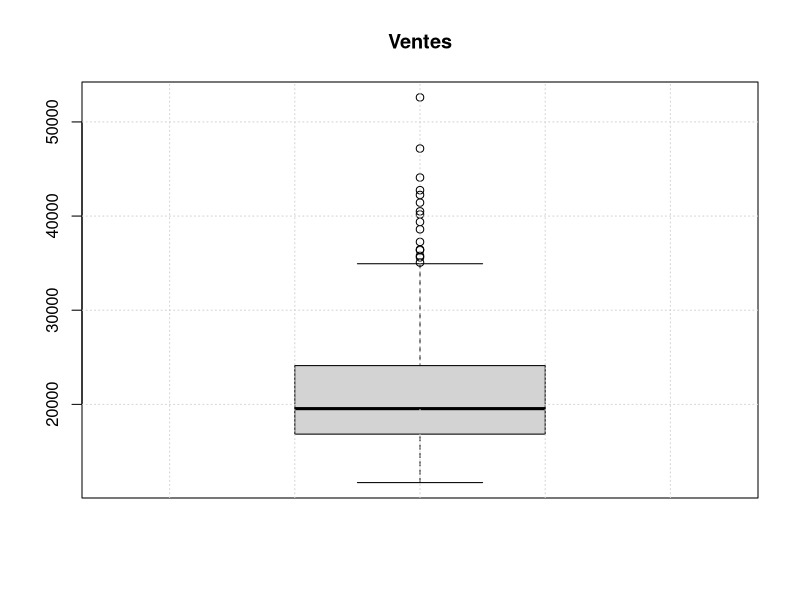
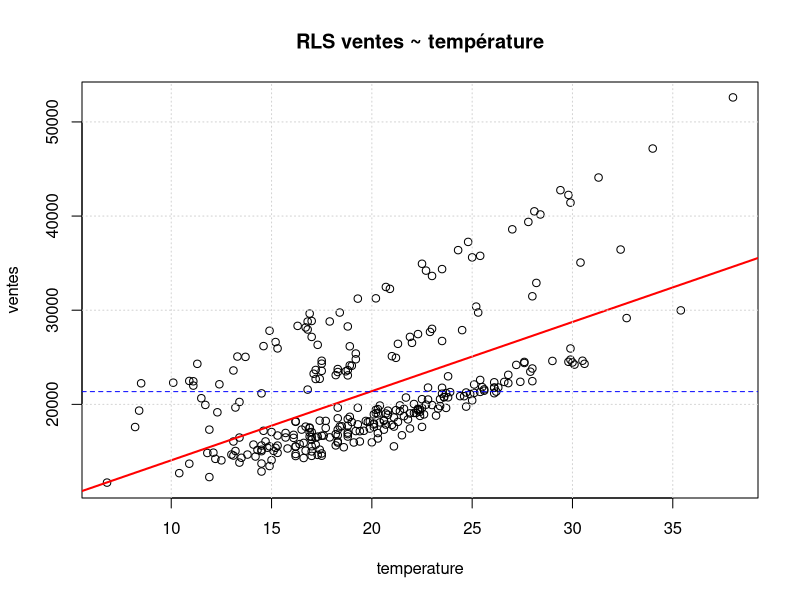
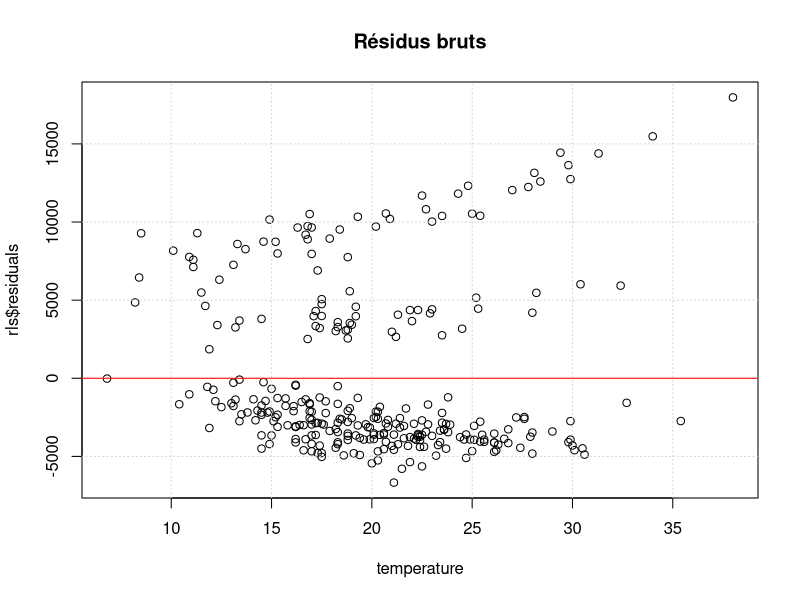
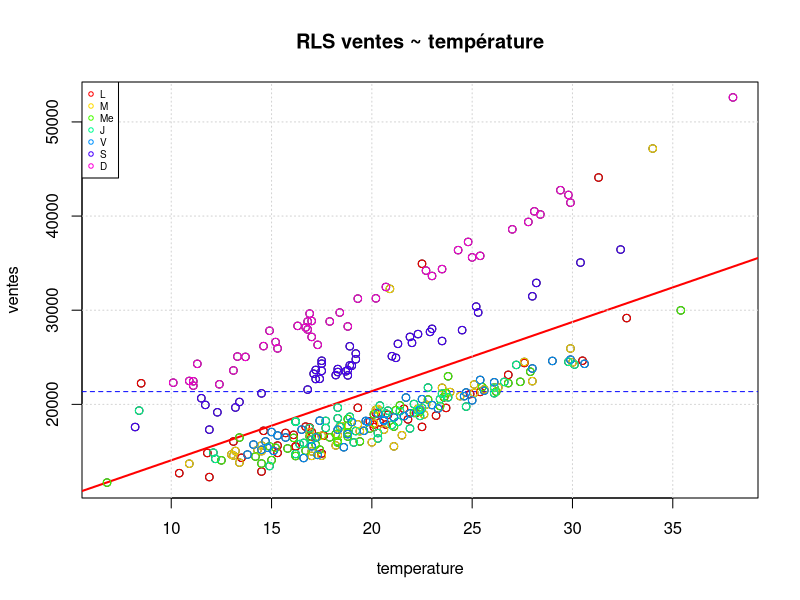
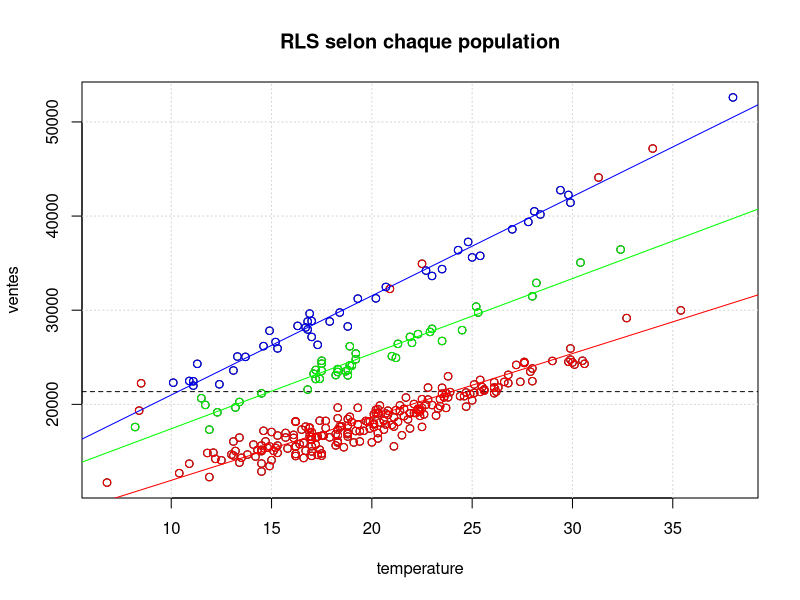
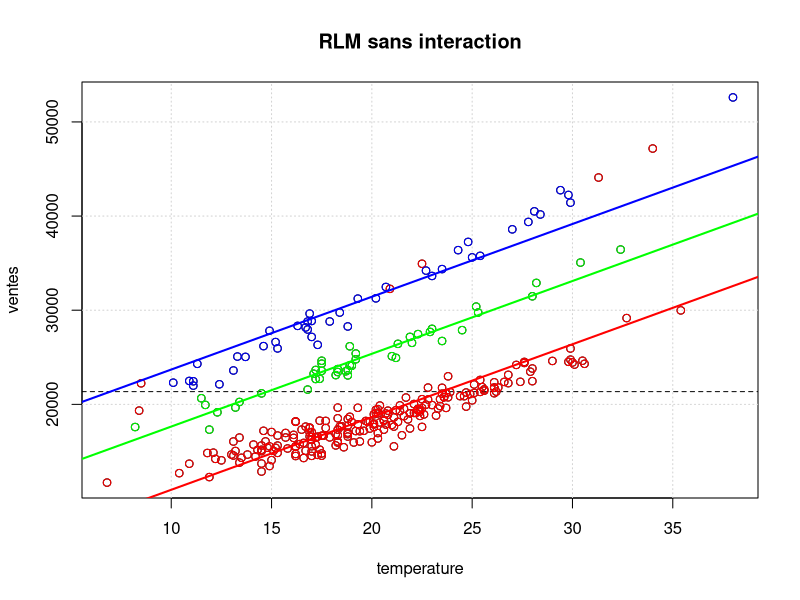
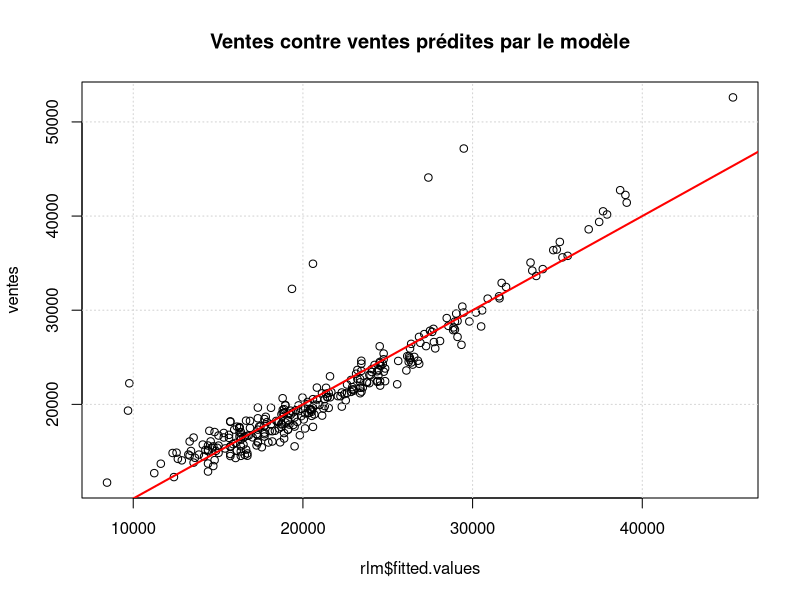
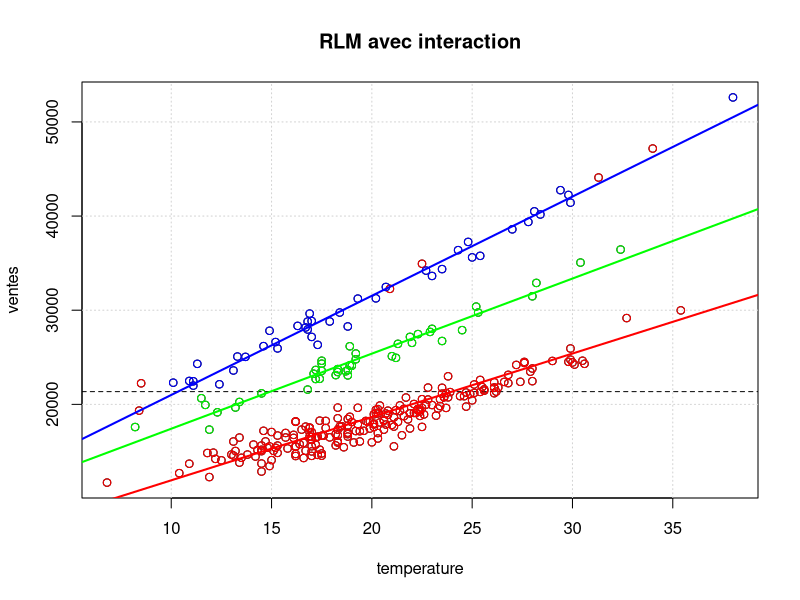

The R script that drew these images, in order:
# Majeure Science des Données 2023-2024
# Exemple de Régression sous R
# Prédiction de ventes de stations-service sur autoroutes en France
# (ancien challenge de data science)

# Préliminaires : chargement des données et premières analyses
data <- read.table('Data_app.txt', header = TRUE)
n <- dim(data)[1]
names(data)
head(data)

# variable à prédire
ventes <- data$ventes

# prédicteurs
temperature <- data$temperature
jour <- data$jour

# moyenne et écart-type des ventes observées
ventes.mean <- mean(ventes)
print(ventes.mean)
ventes.sd <- sd(ventes)
print(ventes.sd)

boxplot(ventes, main = 'Ventes')
grid()

# Données test

data.test <- read.table('Data_test.txt', header = TRUE)
m <- dim(data.test)[1]
temp.test <- data.test$temperature
typejour.test <- data.test$jour

data.test.v <- read.table('Ventes_test.txt', header = TRUE)
ventes.test <- data.test.v$ventes
y.test <- ventes.test

# Question 1
# Régression linéaire simple ventes ~ temperature

rls <- lm(ventes ~ temperature)
rls.s <- summary(rls)
print(rls.s)

plot(temperature, ventes, ylab = "ventes", xlab = "temperature")
abline(rls, col = "red", lwd = 2)
abline(
  a = ventes.mean,
  b = 0,
  col = "blue",
  lty = 2
)
grid()
title('RLS ventes ~ température')

# Calcul du score

predict.rls <- matrix(0, nrow = m, ncol = 1)

beta <- rls$coefficients
for (k in 1:m) {
  predict.rls[k] = beta[1] + beta[2] * temp.test[k]
}

RMSE.rls <- sqrt(mean((y.test - predict.rls) ^ 2))
print(RMSE.rls)

# Calcul du score de référence (prédiction constante par la moyenne des ventes)
RMSE.0 <- sqrt(mean((y.test - ventes.mean) ^ 2))
print(RMSE.0)

# Résidus du modèle de rls

plot(temperature, rls$residuals)
grid()
abline(h = 0, col = 'red')
title('Résidus bruts')


# On regarde le type de jour pour mieux comprendre les données

plot(temperature, ventes, ylab = "ventes", xlab = "temperature")
abline(rls, col = "red", lwd = 2)
abline(
  a = ventes.mean,
  b = 0,
  col = "blue",
  lty = 2
)
grid()
title('RLS ventes ~ température')
couleurs <- rainbow(7)
index.L <- which(jour == "L")
points(temperature[index.L], ventes[index.L], col = couleurs[1])
index.Ma <- which(jour == "Ma")
points(temperature[index.Ma], ventes[index.Ma], col = couleurs[2])
index.Me <- which(jour == "Me")
points(temperature[index.Me], ventes[index.Me], col = couleurs[3])
index.J <- which(jour == "J")
points(temperature[index.J], ventes[index.J], col = couleurs[4])
index.V <- which(jour == "V")
points(temperature[index.V], ventes[index.V], col = couleurs[5])
index.S <- which(jour == "S")
points(temperature[index.S], ventes[index.S], col = couleurs[6])
index.D <- which(jour == "D")
points(temperature[index.D], ventes[index.D], col = couleurs[7])

legend(
  "topleft",
  c("L", "M", "Me", "J", "V", "S", "D"),
  pch = rep(1, 7),
  col = couleurs,
  cex = 0.6
)

# Question 2
# Distinguer au moins 3 populations : D, S et jours ordinaires
# 6 données aberrantes en apparence: 3L, 2M et 1J

ind.sem <- which(jour != "S" & jour != "D")
ind.S <- which(jour == "S")
ind.D <- which(jour == "D")

plot(temperature, ventes, ylab = "ventes", xlab = "temperature")
abline(a = ventes.mean, b = 0, lty = 2)
grid()
rls.sem <- lm(ventes[ind.sem] ~ temperature[ind.sem])
abline(rls.sem, col = 'red')
points(temperature[ind.sem], ventes[ind.sem], col = 'red')
rls.S <- lm(ventes[ind.S] ~ temperature[ind.S])
abline(rls.S, col = 'green')
points(temperature[ind.S], ventes[ind.S], col = 'green')
rls.D <- lm(ventes[ind.D] ~ temperature[ind.D])
abline(rls.D, col = 'blue')
points(temperature[ind.D], ventes[ind.D], col = 'blue')
title('RLS selon chaque population')

# calcul du score

predict.3rls <- matrix(0, nrow = m, ncol = 1)

beta.sem <- rls.sem$coefficients
beta.S <- rls.S$coefficients
beta.D <- rls.D$coefficients
for (k in 1:m) {
  if (typejour.test[k] == "D") {
    predict.3rls[k] = beta.D[1] + beta.D[2] * temp.test[k]
  }
  else if (typejour.test[k] == "S") {
    predict.3rls[k] = beta.S[1] + beta.S[2] * temp.test[k]
  }
  else {
    predict.3rls[k] = beta.sem[1] + beta.sem[2] * temp.test[k]
  }
}

RMSE.3rls <- sqrt(mean((y.test - predict.3rls) ^ 2))
print(RMSE.3rls)

# Question 3

index <- which(jour == "S" | jour == "D")
jour.we <- rep(0, n)
jour.we[index] <- 1
jour.D <- rep(0, n)
jour.D[which(jour == "D")] <- 1

rlm <- lm(ventes ~ temperature + jour.we + jour.D)
summary(rlm)

# Visualisation de la réponse prédite par le modèle RLM
plot(temperature, ventes, ylab = "ventes", xlab = "temperature")
abline(a = ventes.mean, b = 0, lty = 2)
grid()
abline(rlm$coeff[1], rlm$coeff[2], col = 'red', lwd = 2)
points(temperature[ind.sem], ventes[ind.sem], col = 'red')
abline(rlm$coeff[1] + rlm$coeff[3],
       rlm$coeff[2],
       col = 'green',
       lwd = 2)
points(temperature[ind.S], ventes[ind.S], col = 'green')
abline(rlm$coeff[1] + rlm$coeff[3] + rlm$coeff[4],
       rlm$coeff[2],
       col = 'blue',
       lwd = 2)
points(temperature[ind.D], ventes[ind.D], col = 'blue')
title('RLM sans interaction')

plot(rlm$fitted.values, ventes)
grid()
abline(
  a = 0,
  b = 1,
  col = 'red',
  lwd = 2
)
title("Ventes contre ventes prédites par le modèle")

# calcul du score

jour.test <- data.test$jour

index <- which(jour.test == "S" | jour.test == "D")
jour.test.we <- rep(0, m)
jour.test.we[index] <- 1
jour.test.D <- rep(0, m)
jour.test.D[which(jour.test == "D")] <- 1

datanew.test <-
  data.frame(temperature = temp.test,
             jour.we = jour.test.we,
             jour.D = jour.test.D)
predict.rlm <- predict(rlm, newdata = datanew.test)

RMSE.rlm <- sqrt(mean((y.test - predict.rlm) ^ 2))
print(RMSE.rlm)

# Question 4
# On introduit les interactions

rlmi <-
  lm(ventes ~ temperature + jour.we + jour.D + temperature * jour.we +
       temperature * jour.D)
summary(rlmi)

# Visualisation de la réponse prédite par le modèle RLM avec interactions
plot(temperature, ventes, ylab = "ventes", xlab = "temperature")
abline(a = ventes.mean, b = 0, lty = 2)
grid()
abline(rlmi$coeff[1], rlmi$coeff[2], col = 'red', lwd = 2)
points(temperature[ind.sem], ventes[ind.sem], col = 'red')
abline(
  rlmi$coeff[1] + rlmi$coeff[3],
  rlmi$coeff[2] + rlmi$coeff[5],
  col = 'green',
  lwd = 2
)
points(temperature[ind.S], ventes[ind.S], col = 'green')
abline(
  rlmi$coeff[1] + rlmi$coeff[3] + rlmi$coeff[4],
  rlmi$coeff[2] + rlmi$coeff[5] + rlmi$coeff[6],
  col = 'blue',
  lwd = 2
)
points(temperature[ind.D], ventes[ind.D], col = 'blue')
title('RLM avec interaction')

plot(rlmi$fitted.values, ventes)
grid()
abline(
  a = 0,
  b = 1,
  col = 'red',
  lwd = 2
)
title("Ventes contre ventes prédites par le modèle")

# calcul du score

predict.rlmi <- predict(rlmi, newdata = datanew.test)

RMSE.rlmi <- sqrt(mean((y.test - predict.rlmi) ^ 2))
print(RMSE.rlmi)

# Résidus du modèle
plot(temperature, rlmi$residuals)
grid()
abline(h = 0, col = 'red')
title('Résidus du modèle de RLM avec interactions')

boxplot(rlmi$residuals ~ jour)

# Question 5
# Il faut traiter les 6 données aberrantes
# puis corriger les résidus qui montrent encore une dépendance
# avec la température

# Oubli
# RLS en tenant compte que du jour

rls.jour <- lm(ventes ~ jour)
grid()
summary(rls.jour)
